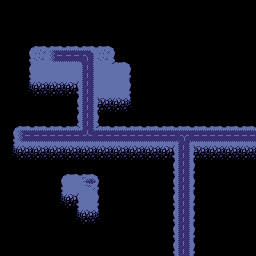

The image is a tile-based game level rendered from a .tmx file. Its description and complete source (layers, tilesets, objects, tile grids) follow:
An orthogonal 16x16 tile map with 16x16 px tiles, 2 tile layers (Terrain_1, Terrain_2), 6 tilesets and 7 objects.

<map version="1.10" tiledversion="1.12.2" orientation="orthogonal" renderorder="right-down" width="16" height="16" tilewidth="16" tileheight="16" infinite="0" nextlayerid="5" nextobjectid="12">
 <tileset firstgid="1" source="../tilesets/terrain.tsx" />
 <tileset firstgid="67" source="../tilesets/building_1.tsx" />
 <tileset firstgid="69" source="../tilesets/unit_1.tsx" />
 <tileset firstgid="71" source="../tilesets/unit_3.tsx" />
 <tileset firstgid="73" source="../tilesets/spacebodies.tsx" />
 <tileset firstgid="79" source="../tilesets/unit_2.tsx" />
 <objectgroup id="4" name="Space">
  <object id="6" gid="78" x="32" y="224" width="16" height="16" />
  <object id="9" gid="74" x="224" y="80" width="16" height="16" />
 </objectgroup>
 <layer id="1" name="Terrain_1" width="16" height="16">
  <data encoding="csv">
0,0,0,0,0,0,0,0,0,0,0,0,0,0,0,0,
0,0,0,0,0,0,0,0,0,0,0,0,0,0,0,0,
0,0,7,7,7,7,7,0,0,0,0,0,0,0,0,0,
0,6,1,25,4,13,1,20,0,0,0,0,0,0,0,0,
0,6,5,5,5,3,5,5,8,0,0,0,0,0,0,0,
0,10,9,9,30,3,5,5,8,0,0,0,0,0,0,0,
0,0,0,0,6,3,31,9,11,0,0,0,0,0,0,0,
0,7,7,7,19,3,20,7,7,7,7,7,7,7,7,7,
6,25,4,4,4,18,4,4,4,4,4,17,4,4,4,4,
10,9,9,9,9,9,9,9,9,9,30,3,31,9,9,9,
0,0,0,0,7,7,0,0,0,0,6,3,8,0,0,0,
0,0,0,6,5,2,8,0,0,0,6,3,8,0,0,0,
0,0,0,10,30,5,8,0,0,0,6,3,8,0,0,0,
0,0,0,0,10,9,11,0,0,0,6,3,8,0,0,0,
0,0,0,0,0,0,0,0,0,0,6,3,8,0,0,0,
0,0,0,0,0,0,0,0,0,0,6,3,8,0,0,0
</data>
 </layer>
 <layer id="3" name="Terrain_2" width="16" height="16">
  <data encoding="csv">
0,0,0,0,0,0,0,0,0,0,0,0,0,0,0,0,
0,0,0,0,0,0,0,0,0,0,0,0,0,0,0,0,
0,0,0,0,0,0,0,0,0,0,0,0,0,0,0,0,
0,0,0,0,0,0,0,0,0,0,0,0,0,0,0,0,
0,0,0,0,0,0,0,0,0,0,0,0,0,0,0,0,
0,0,0,0,0,0,0,0,0,0,0,0,0,0,0,0,
0,0,0,0,0,0,0,0,0,0,0,0,0,0,0,0,
0,0,0,0,0,0,0,0,0,0,0,0,0,0,0,0,
0,0,0,0,0,0,0,0,0,0,0,0,0,0,0,0,
0,0,0,0,0,0,0,0,0,0,0,0,0,0,0,0,
0,0,0,0,0,0,0,0,0,0,0,0,0,0,0,0,
0,0,0,0,0,0,0,0,0,0,0,0,0,0,0,0,
0,0,0,0,0,0,0,0,0,0,0,0,0,0,0,0,
0,0,0,0,0,0,0,0,0,0,0,0,0,0,0,0,
0,0,0,0,0,0,0,0,0,0,0,0,0,0,0,0,
0,0,0,0,0,0,0,0,0,0,0,0,0,0,0,0
</data>
 </layer>
 <objectgroup id="2" name="Building">
  <properties>
   <property name="Destructible" type="bool" value="false" />
  </properties>
  <object id="1" gid="67" x="96" y="96" width="32" height="32">
   <properties>
    <property name="Destructible" type="bool" value="true" />
   </properties>
  </object>
  <object id="3" gid="71" x="64" y="80" width="16" height="16">
   <properties>
    <property name="Destructible" type="bool" value="true" />
   </properties>
  </object>
  <object id="4" gid="71" x="32" y="80" width="16" height="16">
   <properties>
    <property name="Destructible" type="bool" value="true" />
   </properties>
  </object>
  <object id="10" gid="79" x="80" y="208" width="16" height="16">
   <properties>
    <property name="Destructible" type="bool" value="true" />
   </properties>
  </object>
  <object id="11" gid="79" x="64" y="192" width="16" height="16">
   <properties>
    <property name="Destructible" type="bool" value="true" />
   </properties>
  </object>
 </objectgroup>
</map>
